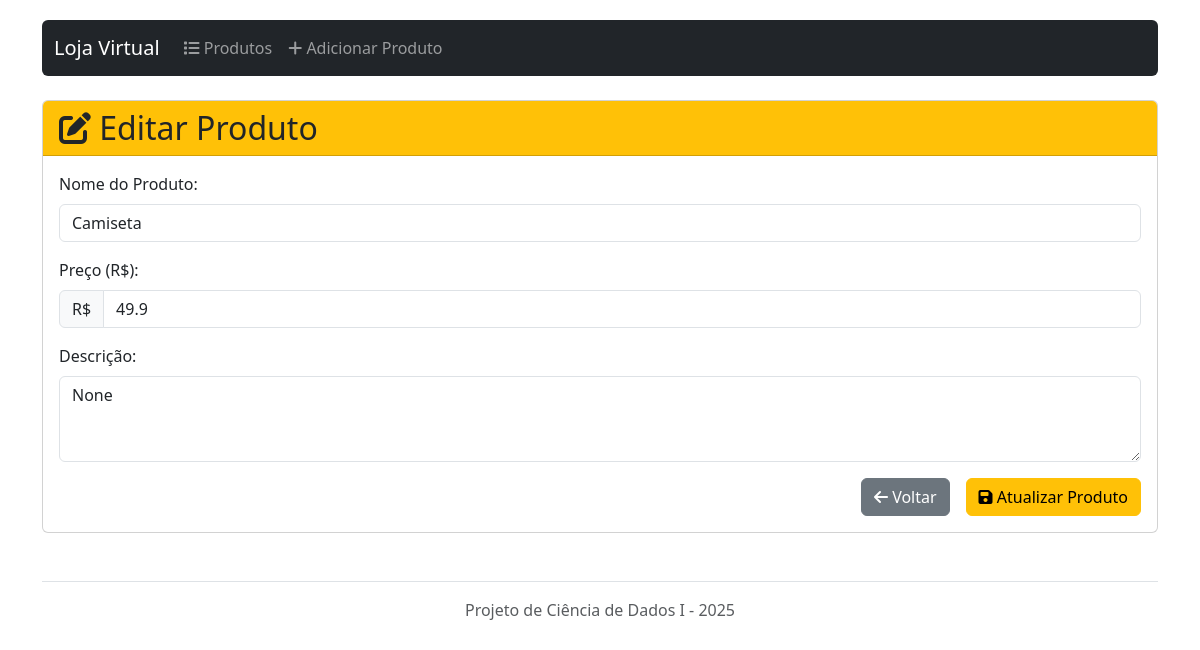
The page /editar/1 on the database its author committed.
### app.py (models this page shows, shortened)
class Produto(db.Model):
    id = db.Column(db.Integer, primary_key=True)
    nome = db.Column(db.String(100), nullable=False)
    preco = db.Column(db.Float, nullable=False)
    descricao = db.Column(db.Text, nullable=True)  # Novo campo

### app.py (the view, shortened to what this page needs)
@app.route('/editar/<int:id>', methods=['GET', 'POST'])
def editar_produto(id):
    produto = Produto.query.get_or_404(id)
    return render_template('editar.html', produto=produto)

### templates/editar.html (shortened to what this page needs)
{% extends 'base.html' %}
{% block content %}
<div class="card">
    <div class="card-header bg-warning">
        <h2 class="mb-0"><i class="fas fa-edit"></i> Editar Produto</h2>
    </div>
    <div class="card-body">
        <form method="post">
            <div class="mb-3">
                <label for="nome" class="form-label">Nome do Produto:</label>
                <input type="text" class="form-control" id="nome" name="nome" value="{{ produto.nome }}" required>
            </div>
            <div class="mb-3">
                <label for="preco" class="form-label">Preço (R$):</label>
                <div class="input-group">
                    <span class="input-group-text">R$</span>
                    <input type="number" class="form-control" id="preco" name="preco" step="0.01" min="0" value="{{ produto.preco }}" required>
                </div>
            </div>
            <div class="mb-3">
                <label for="descricao" class="form-label">Descrição:</label>
                <textarea class="form-control" id="descricao" name="descricao" rows="3">{{ produto.descricao }}</textarea>
            </div>
            <div class="d-grid gap-2 d-md-flex justify-content-md-end">
                <a href="{{ url_for('listar_produtos') }}" class="btn btn-secondary me-md-2">
                    <i class="fas fa-arrow-left"></i> Voltar
                </a>
                <button type="submit" class="btn btn-warning">
                    <i class="fas fa-save"></i> Atualizar Produto
                </button>
            </div>
        </form>
    </div>
</div>
{% endblock %}

### templates/base.html (style rules this page uses)
body { padding-top: 20px; padding-bottom: 20px; }

### rows shown on the page
Produto: nome "Camiseta", preco "49.9", descricao "None"
